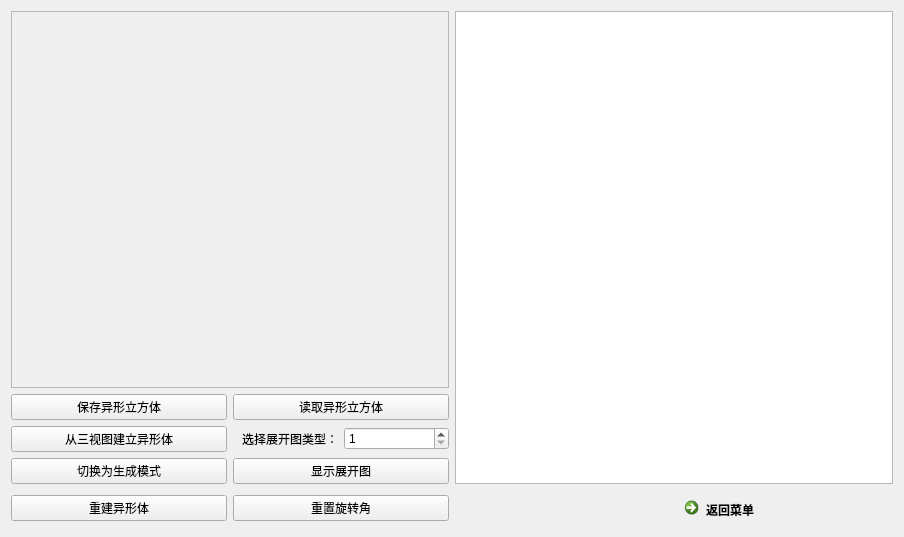
<?xml version="1.0" encoding="UTF-8"?>
<ui version="4.0">
 <class>ViewScene</class>
 <widget class="QWidget" name="ViewScene">
  <property name="geometry">
   <rect>
    <x>0</x>
    <y>0</y>
    <width>904</width>
    <height>537</height>
   </rect>
  </property>
  <property name="windowTitle">
   <string>Form</string>
  </property>
  <layout class="QHBoxLayout" name="horizontalLayout_2">
   <item>
    <layout class="QGridLayout" name="gridLayout_3">
     <item row="0" column="2" rowspan="4" colspan="2">
      <widget class="QGraphicsView" name="graphicview">
       <property name="sizePolicy">
        <sizepolicy hsizetype="Preferred" vsizetype="Preferred">
         <horstretch>0</horstretch>
         <verstretch>0</verstretch>
        </sizepolicy>
       </property>
      </widget>
     </item>
     <item row="1" column="0">
      <widget class="QPushButton" name="savecube">
       <property name="text">
        <string>保存异形立方体</string>
       </property>
      </widget>
     </item>
     <item row="4" column="1">
      <widget class="QPushButton" name="ResetRot">
       <property name="text">
        <string>重置旋转角</string>
       </property>
      </widget>
     </item>
     <item row="1" column="1">
      <widget class="QPushButton" name="readcube">
       <property name="text">
        <string>读取异形立方体</string>
       </property>
      </widget>
     </item>
     <item row="4" column="3">
      <widget class="QCommandLinkButton" name="commandLinkButton">
       <property name="text">
        <string>返回菜单</string>
       </property>
      </widget>
     </item>
     <item row="3" column="0">
      <widget class="QPushButton" name="DisplayThreeviews">
       <property name="text">
        <string>切换为生成模式</string>
       </property>
      </widget>
     </item>
     <item row="0" column="0" colspan="2">
      <widget class="KeepRatioWidget" name="frame">
       <property name="frameShape">
        <enum>QFrame::StyledPanel</enum>
       </property>
       <property name="frameShadow">
        <enum>QFrame::Raised</enum>
       </property>
      </widget>
     </item>
     <item row="2" column="0">
      <widget class="QPushButton" name="BuildFromView">
       <property name="text">
        <string>从三视图建立异形体</string>
       </property>
      </widget>
     </item>
     <item row="4" column="0">
      <widget class="QPushButton" name="RebuildCubbe">
       <property name="text">
        <string>重建异形体</string>
       </property>
      </widget>
     </item>
     <item row="3" column="1">
      <widget class="QPushButton" name="DisplayExpand">
       <property name="text">
        <string>显示展开图</string>
       </property>
      </widget>
     </item>
     <item row="2" column="1">
      <layout class="QHBoxLayout" name="horizontalLayout">
       <item>
        <widget class="QLabel" name="label">
         <property name="text">
          <string>选择展开图类型：</string>
         </property>
         <property name="alignment">
          <set>Qt::AlignRight|Qt::AlignTrailing|Qt::AlignVCenter</set>
         </property>
        </widget>
       </item>
       <item>
        <widget class="QSpinBox" name="SetViewchoice">
         <property name="minimum">
          <number>1</number>
         </property>
         <property name="maximum">
          <number>11</number>
         </property>
        </widget>
       </item>
      </layout>
     </item>
    </layout>
   </item>
  </layout>
 </widget>
 <customwidgets>
  <customwidget>
   <class>KeepRatioWidget</class>
   <extends>QFrame</extends>
   <header location="global">keepratiowidget.h</header>
   <container>1</container>
  </customwidget>
 </customwidgets>
 <resources/>
 <connections/>
</ui>
